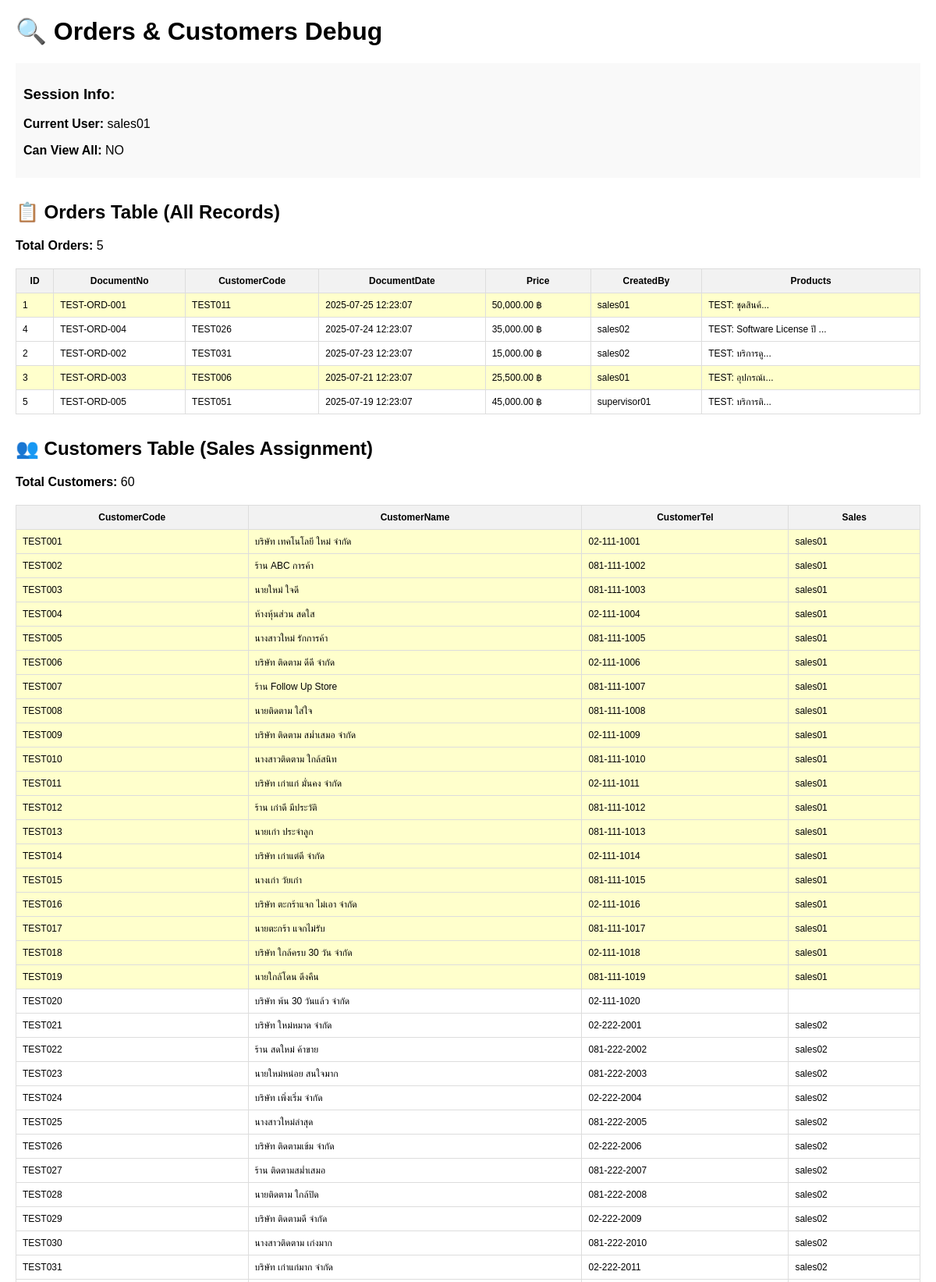
Page /debug_orders.php (upper part) on the committed database.
### tables this page shows
CREATE TABLE orders (
    id INT AUTO_INCREMENT PRIMARY KEY,
    DocumentNo NVARCHAR(50) UNIQUE NOT NULL,
    CustomerCode NVARCHAR(50) NOT NULL,
    DocumentDate DATETIME NOT NULL,
    PaymentMethod NVARCHAR(200),
    Products NVARCHAR(500),
    Quantity DECIMAL(10,2),
    Price DECIMAL(10,2),
    OrderBy NVARCHAR(50),
    CreatedDate DATETIME DEFAULT CURRENT_TIMESTAMP,
    CreatedBy NVARCHAR(50),
    
    FOREIGN KEY (CustomerCode) REFERENCES customers(CustomerCode) ON DELETE CASCADE ON UPDATE CASCADE,
    INDEX idx_document_no (DocumentNo),
    INDEX idx_customer_code (CustomerCode),
    INDEX idx_document_date (DocumentDate),
    INDEX idx_created_by (CreatedBy)
);

CREATE TABLE customers (
    id INT AUTO_INCREMENT PRIMARY KEY,
    CustomerCode NVARCHAR(50) UNIQUE NOT NULL,
    CustomerName NVARCHAR(500) NOT NULL,
    CustomerTel NVARCHAR(200) UNIQUE NOT NULL,
    CustomerAddress NVARCHAR(500),
    CustomerProvince NVARCHAR(200),
    CustomerPostalCode NVARCHAR(50),
    Agriculture NVARCHAR(200),
    CustomerStatus ENUM('ลูกค้าใหม่', 'ลูกค้าติดตาม', 'ลูกค้าเก่า') DEFAULT 'ลูกค้าใหม่',
    CartStatus ENUM('ตะกร้าแจก', 'ตะกร้ารอ', 'กำลังดูแล') DEFAULT 'กำลังดูแล',
    Sales NVARCHAR(50),
    AssignDate DATETIME,
    OrderDate DATETIME,
    CallStatus NVARCHAR(50),
    TalkStatus NVARCHAR(50),
    Tags NVARCHAR(500),
    CreatedDate DATETIME DEFAULT CURRENT_TIMESTAMP,
    CreatedBy NVARCHAR(50),
    ModifiedDate DATETIME ON UPDATE CURRENT_TIMESTAMP,
    ModifiedBy NVARCHAR(50),
    
    INDEX idx_customer_code (CustomerCode),
    INDEX idx_customer_tel (CustomerTel),
    INDEX idx_customer_status (CustomerStatus),
    INDEX idx_cart_status (CartStatus),
    INDEX idx_sales (Sales),
    INDEX idx_assign_date (AssignDate),
    INDEX idx_order_date (OrderDate)
);

### includes/permissions.php (called while the page is built, shortened)
<?php
class Permissions {
    public static function hasPermission($permission) {
        $role = strtolower($_SESSION['user_role']);
        return self::$rolePermissions[$role][$permission] ?? false;
    }
    public static function getCurrentUser() {
        return $_SESSION['username'] ?? 'Unknown';
    }
    public static function canViewAllData() {
        return self::hasPermission('view_all_data');
    }
}
?>

### debug_orders.php (the view, shortened to what this page needs)
<?php
require_once 'includes/permissions.php';
?>
<!DOCTYPE html>
<html>
<head>
</head>
<body>
<h1>🔍 Orders & Customers Debug</h1>
<?php
try {
    $db = Database::getInstance();
    $pdo = $db->getConnection();
    $currentUser = Permissions::getCurrentUser();
    $canViewAll = Permissions::canViewAllData();
    echo "<div class='data'>";
    echo "<h3>Session Info:</h3>";
    echo "<p><strong>Current User:</strong> {$currentUser}</p>";
    echo "<p><strong>Can View All:</strong> " . ($canViewAll ? 'YES' : 'NO') . "</p>";
    echo "</div>";
    echo "<div class='section'>";
    echo "<h2>📋 Orders Table (All Records)</h2>";
    $ordersQuery = "SELECT id, DocumentNo, CustomerCode, DocumentDate, Price, CreatedBy, Products FROM orders ORDER BY DocumentDate DESC";
    $stmt = $pdo->query($ordersQuery);
    $orders = $stmt->fetchAll(PDO::FETCH_ASSOC);
    echo "<p><strong>Total Orders:</strong> " . count($orders) . "</p>";
    if (!empty($orders)) {
        echo "<table class='table'>";
        echo "<thead><tr><th>ID</th><th>DocumentNo</th><th>CustomerCode</th><th>DocumentDate</th><th>Price</th><th>CreatedBy</th><th>Products</th></tr></thead>";
        echo "<tbody>";
        foreach ($orders as $order) {
            $highlight = ($order['CreatedBy'] == $currentUser) ? 'highlight' : '';
            echo "<tr class='{$highlight}'>";
            echo "<td>" . htmlspecialchars($order['id']) . "</td>";
            echo "<td>" . htmlspecialchars($order['DocumentNo']) . "</td>";
            echo "<td>" . htmlspecialchars($order['CustomerCode']) . "</td>";
            echo "<td>" . htmlspecialchars($order['DocumentDate']) . "</td>";
            echo "<td>" . number_format($order['Price'], 2) . " ฿</td>";
            echo "<td>" . htmlspecialchars($order['CreatedBy']) . "</td>";
            echo "<td>" . htmlspecialchars(substr($order['Products'], 0, 30)) . "...</td>";
            echo "</tr>";
        }
        echo "</tbody></table>";
    }
    echo "</div>";
    echo "<div class='section'>";
    echo "<h2>👥 Customers Table (Sales Assignment)</h2>";
    $customersQuery = "SELECT CustomerCode, CustomerName, CustomerTel, Sales FROM customers ORDER BY CustomerCode";
    $stmt = $pdo->query($customersQuery);
    $customers = $stmt->fetchAll(PDO::FETCH_ASSOC);
    echo "<p><strong>Total Customers:</strong> " . count($customers) . "</p>";
    if (!empty($customers)) {
        echo "<table class='table'>";
        echo "<thead><tr><th>CustomerCode</th><th>CustomerName</th><th>CustomerTel</th><th>Sales</th></tr></thead>";
        echo "<tbody>";
        foreach ($customers as $customer) {
            $highlight = ($customer['Sales'] == $currentUser) ? 'highlight' : '';
            echo "<tr class='{$highlight}'>";
            echo "<td>" . htmlspecialchars($customer['CustomerCode']) . "</td>";
            echo "<td>" . htmlspecialchars($customer['CustomerName']) . "</td>";
            echo "<td>" . htmlspecialchars($customer['CustomerTel']) . "</td>";
            echo "<td>" . htmlspecialchars($customer['Sales']) . "</td>";
            echo "</tr>";
        }
        echo "</tbody></table>";
    }
    echo "</div>";
} catch (Exception $e) {
    echo "<div style='color:red;background:#ffe6e6;padding:10px;margin:10px 0'>";
    echo "<h3>❌ Error:</h3>";
    echo "<p>" . $e->getMessage() . "</p>";
    echo "</div>";
}
?>
</body>
</html>

### debug_orders.php (style rules this page uses)
body { font-family: Arial; margin: 20px; }
.table { border-collapse: collapse; width: 100%; margin: 20px 0; }
.table td, .table th { border: 1px solid #ddd; padding: 8px; font-size: 12px; }
.table th { background: #f2f2f2; }
.section { margin: 30px 0; }
.data { background: #f9f9f9; padding: 10px; margin: 10px 0; }
.highlight { background: #ffffcc; }

### rows in the picture
orders: id "1", DocumentNo "TEST-ORD-001", CustomerCode "TEST011", DocumentDate "2025-07-25 12:23:07", Price "50,000.00", CreatedBy "sales01", Products "TEST: ชุดสินค้"
orders: id "4", DocumentNo "TEST-ORD-004", CustomerCode "TEST026", DocumentDate "2025-07-24 12:23:07", Price "35,000.00", CreatedBy "sales02", Products "TEST: Software License ปี"
orders: id "2", DocumentNo "TEST-ORD-002", CustomerCode "TEST031", DocumentDate "2025-07-23 12:23:07", Price "15,000.00", CreatedBy "sales02", Products "TEST: บริการดู"
orders: id "3", DocumentNo "TEST-ORD-003", CustomerCode "TEST006", DocumentDate "2025-07-21 12:23:07", Price "25,500.00", CreatedBy "sales01", Products "TEST: อุปกรณ์เ"
orders: id "5", DocumentNo "TEST-ORD-005", CustomerCode "TEST051", DocumentDate "2025-07-19 12:23:07", Price "45,000.00", CreatedBy "supervisor01", Products "TEST: บริการติ"
customers: CustomerCode "TEST001", CustomerName "บริษัท เทคโนโลยี ใหม่ จำกัด", CustomerTel "02-111-1001", Sales "sales01"
customers: CustomerCode "TEST002", CustomerName "ร้าน ABC การค้า", CustomerTel "081-111-1002", Sales "sales01"
customers: CustomerCode "TEST003", CustomerName "นายใหม่ ใจดี", CustomerTel "081-111-1003", Sales "sales01"
customers: CustomerCode "TEST004", CustomerName "ห้างหุ้นส่วน สดใส", CustomerTel "02-111-1004", Sales "sales01"
customers: CustomerCode "TEST005", CustomerName "นางสาวใหม่ รักการค้า", CustomerTel "081-111-1005", Sales "sales01"
customers: CustomerCode "TEST006", CustomerName "บริษัท ติดตาม ดีดี จำกัด", CustomerTel "02-111-1006", Sales "sales01"
customers: CustomerCode "TEST007", CustomerName "ร้าน Follow Up Store", CustomerTel "081-111-1007", Sales "sales01"
customers: CustomerCode "TEST008", CustomerName "นายติดตาม ใส่ใจ", CustomerTel "081-111-1008", Sales "sales01"
customers: CustomerCode "TEST009", CustomerName "บริษัท ติดตาม สม่ำเสมอ จำกัด", CustomerTel "02-111-1009", Sales "sales01"
customers: CustomerCode "TEST010", CustomerName "นางสาวติดตาม ใกล้สนิท", CustomerTel "081-111-1010", Sales "sales01"
customers: CustomerCode "TEST011", CustomerName "บริษัท เก่าแก่ มั่นคง จำกัด", CustomerTel "02-111-1011", Sales "sales01"
customers: CustomerCode "TEST012", CustomerName "ร้าน เก่าดี มีประวัติ", CustomerTel "081-111-1012", Sales "sales01"
customers: CustomerCode "TEST013", CustomerName "นายเก่า ประจำลูก", CustomerTel "081-111-1013", Sales "sales01"
customers: CustomerCode "TEST014", CustomerName "บริษัท เก่าแต่ดี จำกัด", CustomerTel "02-111-1014", Sales "sales01"
customers: CustomerCode "TEST015", CustomerName "นางเก่า วัยเก๋า", CustomerTel "081-111-1015", Sales "sales01"
customers: CustomerCode "TEST016", CustomerName "บริษัท ตะกร้าแจก ไม่เอา จำกัด", CustomerTel "02-111-1016", Sales "sales01"
customers: CustomerCode "TEST017", CustomerName "นายตะกร้า แจกไม่รับ", CustomerTel "081-111-1017", Sales "sales01"
customers: CustomerCode "TEST018", CustomerName "บริษัท ใกล้ครบ 30 วัน จำกัด", CustomerTel "02-111-1018", Sales "sales01"
customers: CustomerCode "TEST019", CustomerName "นายใกล้โดน ดึงคืน", CustomerTel "081-111-1019", Sales "sales01"
customers: CustomerCode "TEST020", CustomerName "บริษัท พ้น 30 วันแล้ว จำกัด", CustomerTel "02-111-1020"
customers: CustomerCode "TEST021", CustomerName "บริษัท ใหม่หมาด จำกัด", CustomerTel "02-222-2001", Sales "sales02"
customers: CustomerCode "TEST022", CustomerName "ร้าน สดใหม่ ค้าขาย", CustomerTel "081-222-2002", Sales "sales02"
customers: CustomerCode "TEST023", CustomerName "นายใหม่หน่อย สนใจมาก", CustomerTel "081-222-2003", Sales "sales02"
customers: CustomerCode "TEST024", CustomerName "บริษัท เพิ่งเริ่ม จำกัด", CustomerTel "02-222-2004", Sales "sales02"
customers: CustomerCode "TEST025", CustomerName "นางสาวใหม่ล่าสุด", CustomerTel "081-222-2005", Sales "sales02"
customers: CustomerCode "TEST026", CustomerName "บริษัท ติดตามเข้ม จำกัด", CustomerTel "02-222-2006", Sales "sales02"
customers: CustomerCode "TEST027", CustomerName "ร้าน ติดตามสม่ำเสมอ", CustomerTel "081-222-2007", Sales "sales02"
customers: CustomerCode "TEST028", CustomerName "นายติดตาม ใกล้ปิด", CustomerTel "081-222-2008", Sales "sales02"
customers: CustomerCode "TEST029", CustomerName "บริษัท ติดตามดี จำกัด", CustomerTel "02-222-2009", Sales "sales02"
customers: CustomerCode "TEST030", CustomerName "นางสาวติดตาม เก่งมาก", CustomerTel "081-222-2010", Sales "sales02"
customers: CustomerCode "TEST031", CustomerName "บริษัท เก่าแก่มาก จำกัด", CustomerTel "02-222-2011", Sales "sales02"

### other values in the picture
$currentUser "sales01"
count($orders) "5"
count($customers) "60"
